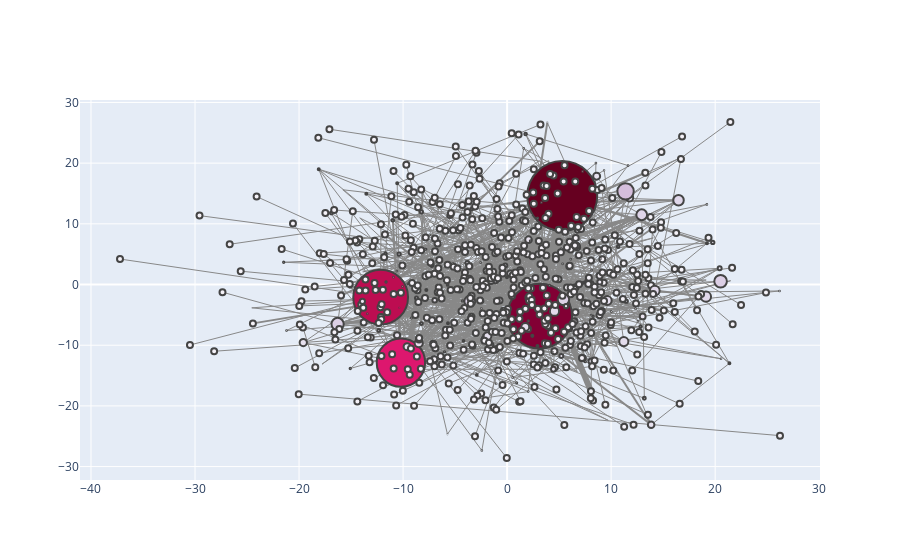

The notebook cell saved with this chart:
### Code cell
# betweenness_centrality plot for sampled data
configure_plotly_browser_state()
plotNetworkSizeColor(quoteGraph_sampled,betweenness_centrality_dict_sampled)
